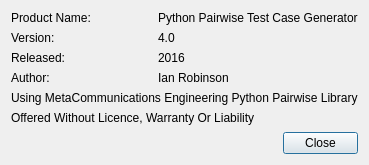
<?xml version="1.0" encoding="UTF-8"?>
<ui version="4.0">
 <class>Dialog</class>
 <widget class="QDialog" name="Dialog">
  <property name="geometry">
   <rect>
    <x>0</x>
    <y>0</y>
    <width>324</width>
    <height>165</height>
   </rect>
  </property>
  <property name="windowTitle">
   <string>About</string>
  </property>
  <layout class="QGridLayout" name="gridLayout_2">
   <item row="0" column="0">
    <layout class="QGridLayout" name="gridLayout">
     <item row="0" column="0">
      <widget class="QLabel" name="label">
       <property name="text">
        <string>Product Name:</string>
       </property>
      </widget>
     </item>
     <item row="0" column="1">
      <widget class="QLabel" name="label_3">
       <property name="text">
        <string>Python Pairwise Test Case Generator</string>
       </property>
      </widget>
     </item>
     <item row="1" column="0">
      <widget class="QLabel" name="label_2">
       <property name="text">
        <string>Version:</string>
       </property>
      </widget>
     </item>
     <item row="1" column="1">
      <widget class="QLabel" name="label_4">
       <property name="text">
        <string>4.0</string>
       </property>
      </widget>
     </item>
     <item row="2" column="0">
      <widget class="QLabel" name="label_5">
       <property name="text">
        <string>Released:</string>
       </property>
      </widget>
     </item>
     <item row="2" column="1">
      <widget class="QLabel" name="label_6">
       <property name="text">
        <string>2016</string>
       </property>
      </widget>
     </item>
     <item row="3" column="0">
      <widget class="QLabel" name="label_7">
       <property name="text">
        <string>Author:</string>
       </property>
      </widget>
     </item>
     <item row="3" column="1">
      <widget class="QLabel" name="label_8">
       <property name="text">
        <string>Ian Robinson</string>
       </property>
      </widget>
     </item>
     <item row="4" column="0" colspan="2">
      <widget class="QLabel" name="label_10">
       <property name="text">
        <string>Using MetaCommunications Engineering Python Pairwise Library</string>
       </property>
      </widget>
     </item>
     <item row="5" column="0" colspan="2">
      <widget class="QLabel" name="label_9">
       <property name="text">
        <string>Offered Without Licence, Warranty Or Liability</string>
       </property>
      </widget>
     </item>
    </layout>
   </item>
   <item row="1" column="0">
    <spacer name="verticalSpacer">
     <property name="orientation">
      <enum>Qt::Vertical</enum>
     </property>
     <property name="sizeHint" stdset="0">
      <size>
       <width>20</width>
       <height>1</height>
      </size>
     </property>
    </spacer>
   </item>
   <item row="2" column="0">
    <layout class="QHBoxLayout" name="horizontalLayout">
     <item>
      <spacer name="horizontalSpacer">
       <property name="orientation">
        <enum>Qt::Horizontal</enum>
       </property>
       <property name="sizeHint" stdset="0">
        <size>
         <width>228</width>
         <height>20</height>
        </size>
       </property>
      </spacer>
     </item>
     <item>
      <widget class="QPushButton" name="buttonClose">
       <property name="maximumSize">
        <size>
         <width>75</width>
         <height>23</height>
        </size>
       </property>
       <property name="layoutDirection">
        <enum>Qt::RightToLeft</enum>
       </property>
       <property name="text">
        <string>Close</string>
       </property>
      </widget>
     </item>
    </layout>
   </item>
  </layout>
 </widget>
 <resources/>
 <connections/>
</ui>
